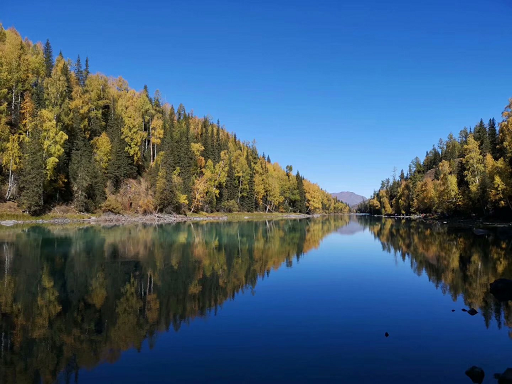
#> input picture blog25-lvjing/scenery.png, 512 x 384 px
$ python blog25-image03.py   (Python 2 division)
#> lines starting #> are read from the running program, lines starting #| are printed output that depends on the picture
#coding:utf-8
import cv2
import math
import numpy as np

#读取原始图像
img = cv2.imread('scenery.png')
#> img is the input picture: shape (384, 512, 3); mean B, G, R 117.2, 91.6, 64.3

#获取图像行和列
rows, cols = img.shape[:2]
#> rows = 384; cols = 512

#设置中心点
centerX = rows / 2
#> centerX = 192
centerY = cols / 2
#> centerY = 256
print centerX, centerY
#| 192 256
radius = min(centerX, centerY)
#> radius = 192
print radius
#| 192

#设置光照强度
strength = 200

#新建目标图像
dst = np.zeros((rows, cols, 3), dtype="uint8")

#图像光照特效
for i in range(rows):
    for j in range(cols):
        #计算当前点到光照中心距离(平面坐标系中两点之间的距离)
        distance = math.pow((centerY-j), 2) + math.pow((centerX-i), 2)
        #获取原始图像
        B =  img[i,j][0]
        G =  img[i,j][1]
        R = img[i,j][2]
        if (distance < radius * radius):
            #按照距离大小计算增强的光照值
            result = (int)(strength*( 1.0 - math.sqrt(distance) / radius ))
            B = img[i,j][0] + result
            G = img[i,j][1] + result
            R = img[i,j][2] + result
            #判断边界 防止越界
            B = min(255, max(0, B))
            G = min(255, max(0, G))
            R = min(255, max(0, R))
            dst[i,j] = np.uint8((B, G, R))
        else:
            dst[i,j] = np.uint8((B, G, R))
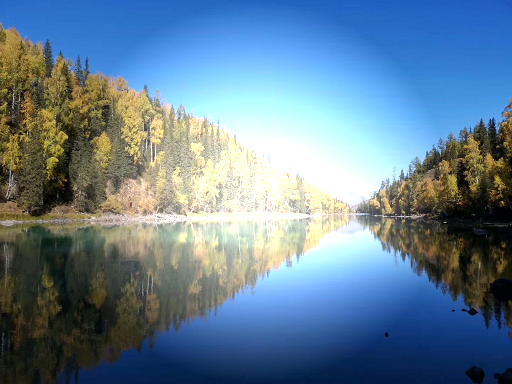
#> dst: shape (384, 512, 3); mean B, G, R 147.7, 127.5, 101.3

#显示图像
cv2.imshow('src', img)
cv2.imshow('dst', dst)
cv2.waitKey()
cv2.destroyAllWindows()

$ run again, with blog25-lvjing/table.png copied over blog25-lvjing/scenery.png
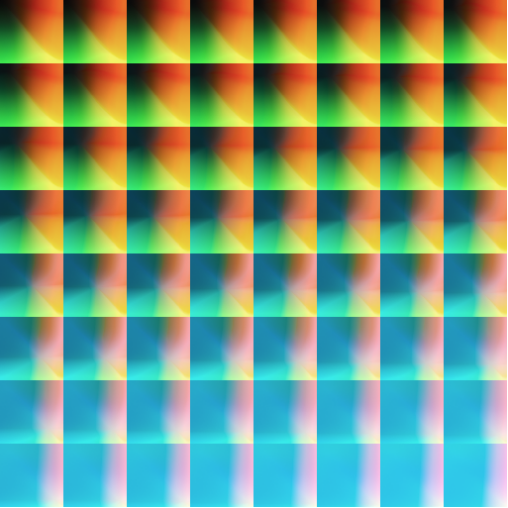
#> input picture blog25-lvjing/table.png, 508 x 508 px
#> img is the input picture: shape (508, 508, 3); mean B, G, R 124.2, 155.2, 119.6
#| 254 254
#| 254
#> after the loop `for i in range(rows):`:
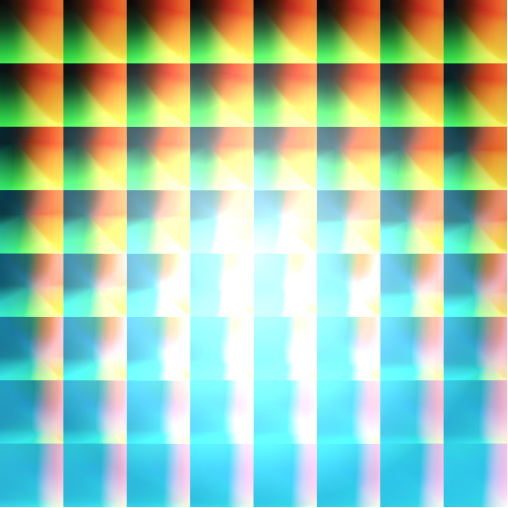
#> dst: shape (508, 508, 3); mean B, G, R 171.1, 196.4, 160
